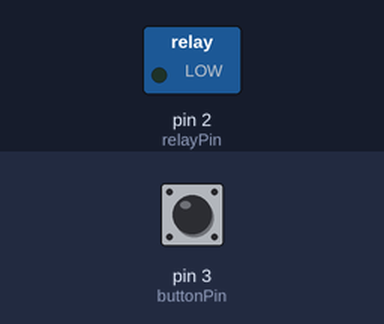
Simulated run of this sketch. Board: Arduino Uno, built with avr-gcc and run on an emulated ATmega328P. On the bench: switched loads named in the sketch (green lamp = pin HIGH). The inputs (shaded band) are chosen by the test bench; at power-on: pin 3 (buttonPin) HIGH. What the sketch prints to the serial monitor is not drawn.

Above: at 1.2 s.
1.3 s: pin 3 (buttonPin) pulled LOW for 0.15 s
At 1.38 s:
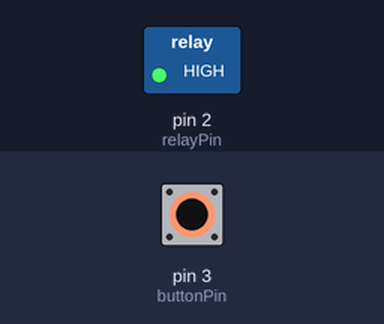
2.9 s: pin 3 (buttonPin) pulled LOW for 3.2 s
At 6.6 s:
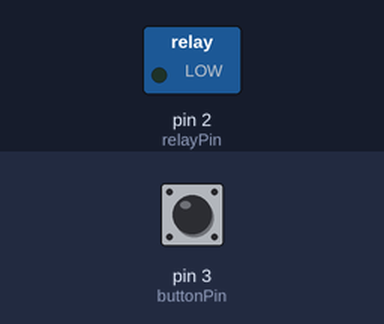
Timing chart, 0 to 8.1 s (numbered marks = the images above; inputs shaded):
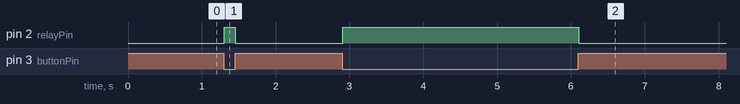

Measured:
- after the input at 1.3 s, pin 2 (relayPin): LOW → HIGH at once, → LOW 0.15 s later
- after the input at 2.9 s, pin 2 (relayPin): LOW → HIGH at once, → LOW 3.2 s later

The sketch:

solvent_spinkler_new_design_1.ino
```cpp
const int relayPin = 2;
const int buttonPin = 3;

void setup() {
  pinMode(relayPin, OUTPUT);
  pinMode(buttonPin, INPUT_PULLUP);
  Serial.begin(9600);
  digitalWrite(relayPin, LOW);
}

void loop() {
  int buttonState = digitalRead(buttonPin);

	 Serial.println(buttonState);
  if (buttonState == LOW) {

    digitalWrite(relayPin, HIGH);
  } else {

    digitalWrite(relayPin, LOW);
  }
}
```
